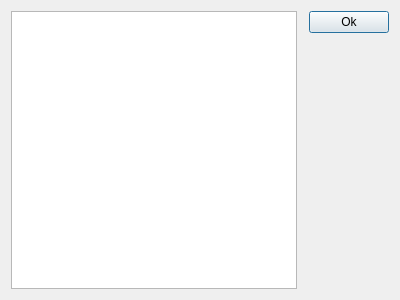
<?xml version="1.0" encoding="UTF-8"?>
<ui version="4.0">
 <class>LogDialog</class>
 <widget class="QDialog" name="LogDialog">
  <property name="geometry">
   <rect>
    <x>0</x>
    <y>0</y>
    <width>400</width>
    <height>300</height>
   </rect>
  </property>
  <property name="windowTitle">
   <string>Dialog</string>
  </property>
  <layout class="QGridLayout" name="gridLayout">
   <item row="1" column="1">
    <layout class="QFormLayout" name="formLayout">
     <property name="labelAlignment">
      <set>Qt::AlignCenter</set>
     </property>
     <property name="formAlignment">
      <set>Qt::AlignHCenter|Qt::AlignTop</set>
     </property>
     <item row="0" column="1">
      <widget class="QPushButton" name="pushButton">
       <property name="layoutDirection">
        <enum>Qt::LeftToRight</enum>
       </property>
       <property name="text">
        <string>Ok</string>
       </property>
      </widget>
     </item>
    </layout>
   </item>
   <item row="1" column="0">
    <widget class="QListWidget" name="listWidget">
     <property name="selectionMode">
      <enum>QAbstractItemView::MultiSelection</enum>
     </property>
    </widget>
   </item>
  </layout>
 </widget>
 <resources/>
 <connections/>
</ui>
